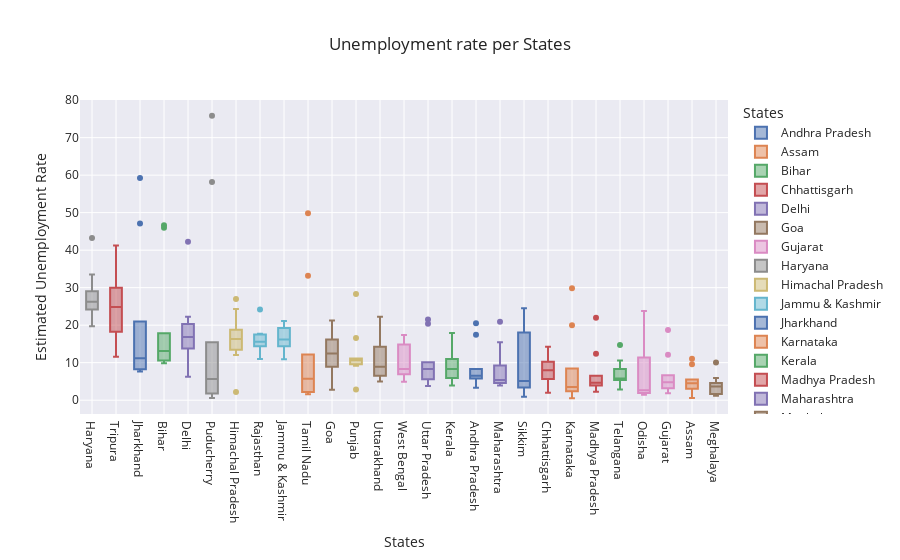

This figure's notebook cell:
### Code cell
fig = px.box(df, x='States', y='Estimated Unemployment Rate', color='States', title='Unemployment rate per States', template='seaborn')

fig.update_layout(xaxis={'categoryorder': 'total descending'})
fig.show()

### Figure 1 — Plotly figure (JSON) as saved in the notebook; plotly's stock layout.template omitted (floating-point values rounded to 4 significant figures)
{"data": [{"alignmentgroup": "True", "hovertemplate": "States=%{x}<br>Estimated Unemployment Rate=%{y}<extra></extra>", "legendgroup": "Andhra Pradesh", "marker": {"color": "rgb(76,114,176)"}, "name": "Andhra Pradesh", "notched": false, "offsetgroup": "Andhra Pradesh", "orientation": "v", "showlegend": true, "type": "box", "x": ["Andhra Pradesh", "Andhra Pradesh", "Andhra Pradesh", "Andhra Pradesh", "Andhra Pradesh", "Andhra Pradesh", "Andhra Pradesh", "Andhra Pradesh", "Andhra Pradesh", "Andhra Pradesh"], "x0": " ", "xaxis": "x", "y": [5.48, 5.83, 5.79, 20.51, 17.43, 3.31, 8.34, 6.96, 6.4, 6.59], "y0": " ", "yaxis": "y"}, {"alignmentgroup": "True", "hovertemplate": "States=%{x}<br>Estimated Unemployment Rate=%{y}<extra></extra>", "legendgroup": "Assam", "marker": {"color": "rgb(221,132,82)"}, "name": "Assam", "notched": false, "offsetgroup": "Assam", "orientation": "v", "showlegend": true, "type": "box", "x": ["Assam", "Assam", "Assam", "Assam", "Assam", "Assam", "Assam", "Assam", "Assam", "Assam"], "x0": " ", "xaxis": "x", "y": [4.66, 4.41, 4.77, 11.06, 9.55, 0.6, 3.77, 5.53, 1.19, 3.02], "y0": " ", "yaxis": "y"}, {"alignmentgroup": "True", "hovertemplate": "States=%{x}<br>Estimated Unemployment Rate=%{y}<extra></extra>", "legendgroup": "Bihar", "marker": {"color": "rgb(85,168,104)"}, "name": "Bihar", "notched": false, "offsetgroup": "Bihar", "orientation": "v", "showlegend": true, "type": "box", "x": ["Bihar", "Bihar", "Bihar", "Bihar", "Bihar", "Bihar", "Bihar", "Bihar", "Bihar", "Bihar"], "x0": " ", "xaxis": "x", "y": [10.61, 10.29, 15.43, 46.64, 45.96, 17.82, 12.79, 13.44, 11.91, 9.82], "y0": " ", "yaxis": "y"}, {"alignmentgroup": "True", "hovertemplate": "States=%{x}<br>Estimated Unemployment Rate=%{y}<extra></extra>", "legendgroup": "Chhattisgarh", "marker": {"color": "rgb(196,78,82)"}, "name": "Chhattisgarh", "notched": false, "offsetgroup": "Chhattisgarh", "orientation": "v", "showlegend": true, "type": "box", "x": ["Chhattisgarh", "Chhattisgarh", "Chhattisgarh", "Chhattisgarh", "Chhattisgarh", "Chhattisgarh", "Chhattisgarh", "Chhattisgarh", "Chhattisgarh", "Chhattisgarh"], "x0": " ", "xaxis": "x", "y": [9.65, 8.38, 7.54, 3.41, 10.5, 14.23, 10.27, 5.63, 1.96, 6.62], "y0": " ", "yaxis": "y"}, {"alignmentgroup": "True", "hovertemplate": "States=%{x}<br>Estimated Unemployment Rate=%{y}<extra></extra>", "legendgroup": "Delhi", "marker": {"color": "rgb(129,114,179)"}, "name": "Delhi", "notched": false, "offsetgroup": "Delhi", "orientation": "v", "showlegend": true, "type": "box", "x": ["Delhi", "Delhi", "Delhi", "Delhi", "Delhi", "Delhi", "Delhi", "Delhi", "Delhi", "Delhi"], "x0": " ", "xaxis": "x", "y": [22.23, 14.84, 17.04, 16.68, 42.27, 18.19, 20.3, 13.79, 12.53, 6.27], "y0": " ", "yaxis": "y"}, {"alignmentgroup": "True", "hovertemplate": "States=%{x}<br>Estimated Unemployment Rate=%{y}<extra></extra>", "legendgroup": "Goa", "marker": {"color": "rgb(147,120,96)"}, "name": "Goa", "notched": false, "offsetgroup": "Goa", "orientation": "v", "showlegend": true, "type": "box", "x": ["Goa", "Goa", "Goa", "Goa", "Goa", "Goa", "Goa", "Goa", "Goa", "Goa"], "x0": " ", "xaxis": "x", "y": [8.89, 2.81, 5.25, 13.31, 21.25, 9.96, 17.07, 16.21, 15.38, 11.54], "y0": " ", "yaxis": "y"}, {"alignmentgroup": "True", "hovertemplate": "States=%{x}<br>Estimated Unemployment Rate=%{y}<extra></extra>", "legendgroup": "Gujarat", "marker": {"color": "rgb(218,139,195)"}, "name": "Gujarat", "notched": false, "offsetgroup": "Gujarat", "orientation": "v", "showlegend": true, "type": "box", "x": ["Gujarat", "Gujarat", "Gujarat", "Gujarat", "Gujarat", "Gujarat", "Gujarat", "Gujarat", "Gujarat", "Gujarat"], "x0": " ", "xaxis": "x", "y": [5.54, 6.38, 6.66, 18.71, 12.11, 3.2, 1.84, 1.87, 3.42, 4.03], "y0": " ", "yaxis": "y"}, {"alignmentgroup": "True", "hovertemplate": "States=%{x}<br>Estimated Unemployment Rate=%{y}<extra></extra>", "legendgroup": "Haryana", "marker": {"color": "rgb(140,140,140)"}, "name": "Haryana", "notched": false, "offsetgroup": "Haryana", "orientation": "v", "showlegend": true, "type": "box", "x": ["Haryana", "Haryana", "Haryana", "Haryana", "Haryana", "Haryana", "Haryana", "Haryana", "Haryana", "Haryana"], "x0": " ", "xaxis": "x", "y": [20.34, 25.77, 25.05, 43.22, 29.02, 26.7, 24.18, 33.5, 19.68, 27.31], "y0": " ", "yaxis": "y"}, {"alignmentgroup": "True", "hovertemplate": "States=%{x}<br>Estimated Unemployment Rate=%{y}<extra></extra>", "legendgroup": "Himachal Pradesh", "marker": {"color": "rgb(204,185,116)"}, "name": "Himachal Pradesh", "notched": false, "offsetgroup": "Himachal Pradesh", "orientation": "v", "showlegend": true, "type": "box", "x": ["Himachal Pradesh", "Himachal Pradesh", "Himachal Pradesh", "Himachal Pradesh", "Himachal Pradesh", "Himachal Pradesh", "Himachal Pradesh", "Himachal Pradesh", "Himachal Pradesh", "Himachal Pradesh"], "x0": " ", "xaxis": "x", "y": [16.83, 16.84, 18.76, 2.2, 26.95, 13.47, 24.31, 15.79, 12.04, 13.46], "y0": " ", "yaxis": "y"}, {"alignmentgroup": "True", "hovertemplate": "States=%{x}<br>Estimated Unemployment Rate=%{y}<extra></extra>", "legendgroup": "Jammu & Kashmir", "marker": {"color": "rgb(100,181,205)"}, "name": "Jammu & Kashmir", "notched": false, "offsetgroup": "Jammu & Kashmir", "orientation": "v", "showlegend": true, "type": "box", "x": ["Jammu & Kashmir", "Jammu & Kashmir", "Jammu & Kashmir", "Jammu & Kashmir", "Jammu & Kashmir", "Jammu & Kashmir", "Jammu & Kashmir", "Jammu & Kashmir", "Jammu & Kashmir"], "x0": " ", "xaxis": "x", "y": [21.08, 20.78, 15.5, 18.74, 17.92, 10.88, 11.09, 16.17, 16.14], "y0": " ", "yaxis": "y"}, {"alignmentgroup": "True", "hovertemplate": "States=%{x}<br>Estimated Unemployment Rate=%{y}<extra></extra>", "legendgroup": "Jharkhand", "marker": {"color": "rgb(76,114,176)"}, "name": "Jharkhand", "notched": false, "offsetgroup": "Jharkhand", "orientation": "v", "showlegend": true, "type": "box", "x": ["Jharkhand", "Jharkhand", "Jharkhand", "Jharkhand", "Jharkhand", "Jharkhand", "Jharkhand", "Jharkhand", "Jharkhand", "Jharkhand"], "x0": " ", "xaxis": "x", "y": [10.61, 11.85, 8.23, 47.09, 59.23, 20.95, 7.63, 9.76, 8.24, 11.8], "y0": " ", "yaxis": "y"}, {"alignmentgroup": "True", "hovertemplate": "States=%{x}<br>Estimated Unemployment Rate=%{y}<extra></extra>", "legendgroup": "Karnataka", "marker": {"color": "rgb(221,132,82)"}, "name": "Karnataka", "notched": false, "offsetgroup": "Karnataka", "orientation": "v", "showlegend": true, "type": "box", "x": ["Karnataka", "Karnataka", "Karnataka", "Karnataka", "Karnataka", "Karnataka", "Karnataka", "Karnataka", "Karnataka", "Karnataka"], "x0": " ", "xaxis": "x", "y": [2.86, 3.61, 3.46, 29.84, 19.97, 8.44, 4.01, 0.5, 2.41, 1.58], "y0": " ", "yaxis": "y"}, {"alignmentgroup": "True", "hovertemplate": "States=%{x}<br>Estimated Unemployment Rate=%{y}<extra></extra>", "legendgroup": "Kerala", "marker": {"color": "rgb(85,168,104)"}, "name": "Kerala", "notched": false, "offsetgroup": "Kerala", "orientation": "v", "showlegend": true, "type": "box", "x": ["Kerala", "Kerala", "Kerala", "Kerala", "Kerala", "Kerala", "Kerala", "Kerala", "Kerala", "Kerala"], "x0": " ", "xaxis": "x", "y": [5.31, 7.6, 8.99, 16.99, 17.88, 9.71, 7.09, 10.98, 5.91, 3.88], "y0": " ", "yaxis": "y"}, {"alignmentgroup": "True", "hovertemplate": "States=%{x}<br>Estimated Unemployment Rate=%{y}<extra></extra>", "legendgroup": "Madhya Pradesh", "marker": {"color": "rgb(196,78,82)"}, "name": "Madhya Pradesh", "notched": false, "offsetgroup": "Madhya Pradesh", "orientation": "v", "showlegend": true, "type": "box", "x": ["Madhya Pradesh", "Madhya Pradesh", "Madhya Pradesh", "Madhya Pradesh", "Madhya Pradesh", "Madhya Pradesh", "Madhya Pradesh", "Madhya Pradesh", "Madhya Pradesh", "Madhya Pradesh"], "x0": " ", "xaxis": "x", "y": [4.11, 4.57, 2.22, 12.36, 21.98, 6.48, 5.08, 4.7, 3.91, 3.13], "y0": " ", "yaxis": "y"}, {"alignmentgroup": "True", "hovertemplate": "States=%{x}<br>Estimated Unemployment Rate=%{y}<extra></extra>", "legendgroup": "Maharashtra", "marker": {"color": "rgb(129,114,179)"}, "name": "Maharashtra", "notched": false, "offsetgroup": "Maharashtra", "orientation": "v", "showlegend": true, "type": "box", "x": ["Maharashtra", "Maharashtra", "Maharashtra", "Maharashtra", "Maharashtra", "Maharashtra", "Maharashtra", "Maharashtra", "Maharashtra", "Maharashtra"], "x0": " ", "xaxis": "x", "y": [4.95, 4.69, 5.79, 20.9, 15.46, 9.23, 3.89, 6.23, 4.55, 4.1], "y0": " ", "yaxis": "y"}, {"alignmentgroup": "True", "hovertemplate": "States=%{x}<br>Estimated Unemployment Rate=%{y}<extra></extra>", "legendgroup": "Meghalaya", "marker": {"color": "rgb(147,120,96)"}, "name": "Meghalaya", "notched": false, "offsetgroup": "Meghalaya", "orientation": "v", "showlegend": true, "type": "box", "x": ["Meghalaya", "Meghalaya", "Meghalaya", "Meghalaya", "Meghalaya", "Meghalaya", "Meghalaya", "Meghalaya", "Meghalaya", "Meghalaya"], "x0": " ", "xaxis": "x", "y": [1.66, 3.59, 1.58, 10.03, 5.92, 1.15, 2.1, 3.74, 4.29, 4.6], "y0": " ", "yaxis": "y"}, {"alignmentgroup": "True", "hovertemplate": "States=%{x}<br>Estimated Unemployment Rate=%{y}<extra></extra>", "legendgroup": "Odisha", "marker": {"color": "rgb(218,139,195)"}, "name": "Odisha", "notched": false, "offsetgroup": "Odisha", "orientation": "v", "showlegend": true, "type": "box", "x": ["Odisha", "Odisha", "Odisha", "Odisha", "Odisha", "Odisha", "Odisha", "Odisha", "Odisha", "Odisha"], "x0": " ", "xaxis": "x", "y": [1.9, 3.12, 13.08, 23.76, 11.41, 3.77, 1.88, 1.42, 2.1, 2.18], "y0": " ", "yaxis": "y"}, {"alignmentgroup": "True", "hovertemplate": "States=%{x}<br>Estimated Unemployment Rate=%{y}<extra></extra>", "legendgroup": "Puducherry", "marker": {"color": "rgb(140,140,140)"}, "name": "Puducherry", "notched": false, "offsetgroup": "Puducherry", "orientation": "v", "showlegend": true, "type": "box", "x": ["Puducherry", "Puducherry", "Puducherry", "Puducherry", "Puducherry", "Puducherry", "Puducherry", "Puducherry", "Puducherry", "Puducherry"], "x0": " ", "xaxis": "x", "y": [0.58, 1.76, 1.2, 75.85, 58.19, 4.24, 15.47, 5.05, 10.9, 6.18], "y0": " ", "yaxis": "y"}, {"alignmentgroup": "True", "hovertemplate": "States=%{x}<br>Estimated Unemployment Rate=%{y}<extra></extra>", "legendgroup": "Punjab", "marker": {"color": "rgb(204,185,116)"}, "name": "Punjab", "notched": false, "offsetgroup": "Punjab", "orientation": "v", "showlegend": true, "type": "box", "x": ["Punjab", "Punjab", "Punjab", "Punjab", "Punjab", "Punjab", "Punjab", "Punjab", "Punjab", "Punjab"], "x0": " ", "xaxis": "x", "y": [11.11, 10.97, 10.32, 2.86, 28.33, 16.55, 9.19, 10.99, 9.61, 9.88], "y0": " ", "yaxis": "y"}, {"alignmentgroup": "True", "hovertemplate": "States=%{x}<br>Estimated Unemployment Rate=%{y}<extra></extra>", "legendgroup": "Rajasthan", "marker": {"color": "rgb(100,181,205)"}, "name": "Rajasthan", "notched": false, "offsetgroup": "Rajasthan", "orientation": "v", "showlegend": true, "type": "box", "x": ["Rajasthan", "Rajasthan", "Rajasthan", "Rajasthan", "Rajasthan", "Rajasthan", "Rajasthan", "Rajasthan", "Rajasthan", "Rajasthan"], "x0": " ", "xaxis": "x", "y": [10.97, 15.16, 11.9, 17.7, 15.74, 14.39, 15.81, 17.51, 15.35, 24.15], "y0": " ", "yaxis": "y"}, {"alignmentgroup": "True", "hovertemplate": "States=%{x}<br>Estimated Unemployment Rate=%{y}<extra></extra>", "legendgroup": "Sikkim", "marker": {"color": "rgb(76,114,176)"}, "name": "Sikkim", "notched": false, "offsetgroup": "Sikkim", "orientation": "v", "showlegend": true, "type": "box", "x": ["Sikkim", "Sikkim", "Sikkim", "Sikkim", "Sikkim", "Sikkim", "Sikkim", "Sikkim"], "x0": " ", "xaxis": "x", "y": [23.57, 2.28, 24.51, 4.46, 4.45, 12.49, 5.7, 0.88], "y0": " ", "yaxis": "y"}, {"alignmentgroup": "True", "hovertemplate": "States=%{x}<br>Estimated Unemployment Rate=%{y}<extra></extra>", "legendgroup": "Tamil Nadu", "marker": {"color": "rgb(221,132,82)"}, "name": "Tamil Nadu", "notched": false, "offsetgroup": "Tamil Nadu", "orientation": "v", "showlegend": true, "type": "box", "x": ["Tamil Nadu", "Tamil Nadu", "Tamil Nadu", "Tamil Nadu", "Tamil Nadu", "Tamil Nadu", "Tamil Nadu", "Tamil Nadu", "Tamil Nadu", "Tamil Nadu"], "x0": " ", "xaxis": "x", "y": [1.57, 2.09, 6.4, 49.83, 33.16, 12.2, 6.81, 2.65, 5, 2.16], "y0": " ", "yaxis": "y"}, {"alignmentgroup": "True", "hovertemplate": "States=%{x}<br>Estimated Unemployment Rate=%{y}<extra></extra>", "legendgroup": "Telangana", "marker": {"color": "rgb(85,168,104)"}, "name": "Telangana", "notched": false, "offsetgroup": "Telangana", "orientation": "v", "showlegend": true, "type": "box", "x": ["Telangana", "Telangana", "Telangana", "Telangana", "Telangana", "Telangana", "Telangana", "Telangana", "Telangana", "Telangana"], "x0": " ", "xaxis": "x", "y": [5.49, 8.29, 5.77, 6.25, 14.7, 10.55, 5.36, 5.79, 3.27, 2.86], "y0": " ", "yaxis": "y"}, {"alignmentgroup": "True", "hovertemplate": "States=%{x}<br>Estimated Unemployment Rate=%{y}<extra></extra>", "legendgroup": "Tripura", "marker": {"color": "rgb(196,78,82)"}, "name": "Tripura", "notched": false, "offsetgroup": "Tripura", "orientation": "v", "showlegend": true, "type": "box", "x": ["Tripura", "Tripura", "Tripura", "Tripura", "Tripura", "Tripura", "Tripura", "Tripura", "Tripura", "Tripura"], "x0": " ", "xaxis": "x", "y": [32.67, 28.4, 29.95, 41.23, 21.51, 21.71, 18.24, 27.92, 17.35, 11.57], "y0": " ", "yaxis": "y"}, {"alignmentgroup": "True", "hovertemplate": "States=%{x}<br>Estimated Unemployment Rate=%{y}<extra></extra>", "legendgroup": "Uttar Pradesh", "marker": {"color": "rgb(129,114,179)"}, "name": "Uttar Pradesh", "notched": false, "offsetgroup": "Uttar Pradesh", "orientation": "v", "showlegend": true, "type": "box", "x": ["Uttar Pradesh", "Uttar Pradesh", "Uttar Pradesh", "Uttar Pradesh", "Uttar Pradesh", "Uttar Pradesh", "Uttar Pradesh", "Uttar Pradesh", "Uttar Pradesh", "Uttar Pradesh"], "x0": " ", "xaxis": "x", "y": [7.58, 8.98, 10.11, 21.54, 20.41, 9.47, 5.56, 5.79, 4.18, 3.75], "y0": " ", "yaxis": "y"}, {"alignmentgroup": "True", "hovertemplate": "States=%{x}<br>Estimated Unemployment Rate=%{y}<extra></extra>", "legendgroup": "Uttarakhand", "marker": {"color": "rgb(147,120,96)"}, "name": "Uttarakhand", "notched": false, "offsetgroup": "Uttarakhand", "orientation": "v", "showlegend": true, "type": "box", "x": ["Uttarakhand", "Uttarakhand", "Uttarakhand", "Uttarakhand", "Uttarakhand", "Uttarakhand", "Uttarakhand", "Uttarakhand", "Uttarakhand", "Uttarakhand"], "x0": " ", "xaxis": "x", "y": [5.49, 4.99, 19.85, 6.48, 8.01, 8.61, 12.38, 14.26, 22.26, 9.23], "y0": " ", "yaxis": "y"}, {"alignmentgroup": "True", "hovertemplate": "States=%{x}<br>Estimated Unemployment Rate=%{y}<extra></extra>", "legendgroup": "West Bengal", "marker": {"color": "rgb(218,139,195)"}, "name": "West Bengal", "notched": false, "offsetgroup": "West Bengal", "orientation": "v", "showlegend": true, "type": "box", "x": ["West Bengal", "West Bengal", "West Bengal", "West Bengal", "West Bengal", "West Bengal", "West Bengal", "West Bengal", "West Bengal", "West Bengal"], "x0": " ", "xaxis": "x", "y": [6.94, 4.92, 6.92, 17.41, 17.41, 7.29, 6.83, 14.87, 9.35, 9.98], "y0": " ", "yaxis": "y"}], "layout": {"boxmode": "overlay", "legend": {"title": {"text": "States"}, "tracegroupgap": 0}, "title": {"text": "Unemployment rate per States"}, "xaxis": {"anchor": "y", "categoryarray": ["Andhra Pradesh", "Assam", "Bihar", "Chhattisgarh", "Delhi", "Goa", "Gujarat", "Haryana", "Himachal Pradesh", "Jammu & Kashmir", "Jharkhand", "Karnataka", "Kerala", "Madhya Pradesh", "Maharashtra", "Meghalaya", "Odisha", "Puducherry", "Punjab", "Rajasthan", "Sikkim", "Tamil Nadu", "Telangana", "Tripura", "Uttar Pradesh", "Uttarakhand", "West Bengal"], "categoryorder": "total descending", "domain": [0, 1], "title": {"text": "States"}}, "yaxis": {"anchor": "x", "domain": [0, 1], "title": {"text": "Estimated Unemployment Rate"}}}}
